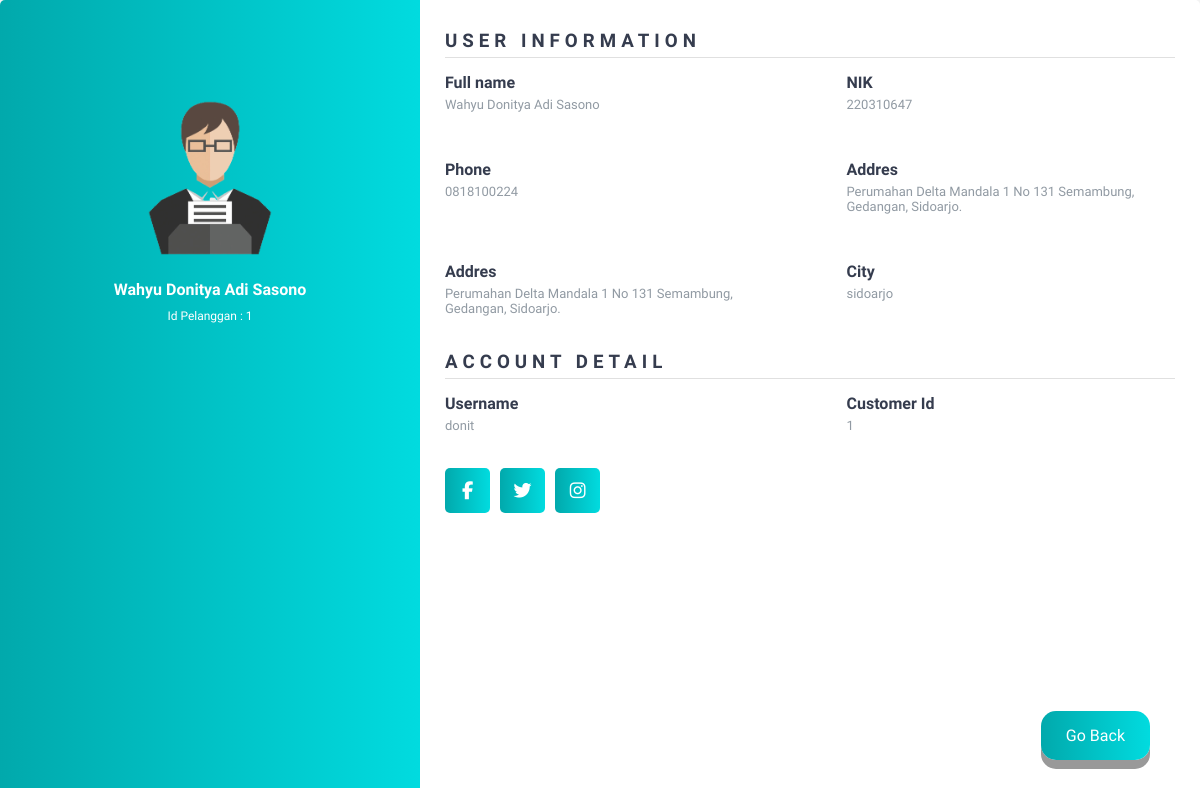
The app's page /user-profile.php (signed in), older data.
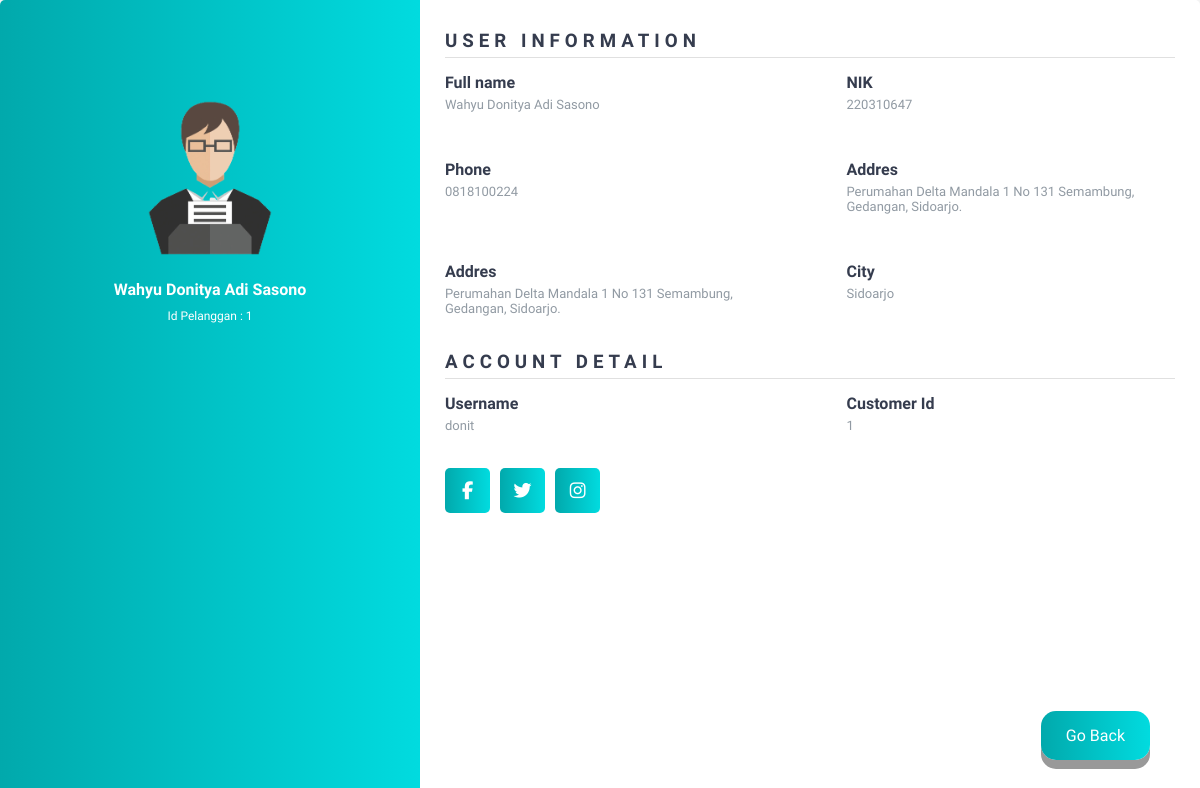
The same page, newer data.
### tables this page shows
CREATE TABLE `penyewa` (
  `id` int(20) NOT NULL,
  `nik` int(20) NOT NULL,
  `username` varchar(100) NOT NULL,
  `password` varchar(100) NOT NULL,
  `nama` varchar(100) NOT NULL,
  `no_telp` varchar(100) NOT NULL,
  `alamat` varchar(100) NOT NULL,
  `kota` varchar(255) NOT NULL,
  `email` varchar(255) NOT NULL
);

### user-profile.php (the view, shortened to what this page needs)
<?php
    require_once("connection.php");
    $userid = $_SESSION['id'];
    $stmt = $pdo -> prepare("SELECT * FROM penyewa where id like :id");
    $stmt->BindParam(":id",$userid);
    $stmt->execute();
    $users = $stmt->fetch(PDO::FETCH_ASSOC);
?>
<!DOCTYPE html>
<html lang="en">
<head>
    <link rel="stylesheet" href="user-profile.css">
</head>
<body>
    <div class="container">
        <div class="left">
            <img src="Asset/userProf.png"
            alt="user" width="250" >
            <h4><?= $users['nama'] ?></h4>
            <p>Id Pelanggan : <?= $users['id']?></p>
        </div>
        <div class="right">
            <div class="info">
                <h3>User Information</h3>
                <div class="info_data">
                    <div class="data">
                        <h4>Full name</h4>
                        <p><?= $users['nama'] ?></p>
                    </div>
                    <div class="data">
                        <h4>NIK</h4>
                        <p><?= $users['nik'] ?></p>
                    </div>
                </div> <br><br>
                <div class="info_data">
                    <div class="data">
                        <h4>Phone</h4>
                        <p><?= $users['no_telp'] ?></p>
                    </div>
                    <div class="data">
                        <h4>Addres</h4>
                        <p><?= $users['alamat'] ?></p>
                    </div>
                </div> <br><br>
                <div class="info_data">
                    <div class="data">
                        <h4>Addres</h4>
                        <p><?= $users['alamat'] ?></p>
                    </div>
                    <div class="data">
                        <h4>City</h4>
                        <p><?= $users['kota'] ?></p>
                    </div>
                </div>
            </div>
            <div class="detail">
                <h3>Account Detail</h3>
                <div class="detail_data">
                    <div class="data">
                        <h4>Username</h4>
                        <p><?= $users['username'] ?></p>
                    </div>
                    <div class="data">
                        <h4>Customer Id</h4>
                        <p><?= $users['id'] ?></p>
                </div>
                </div>
            </div>
            <div class="social_media">
                <ul>
                    <li><a href="https://id-id.facebook.com/"><i class="fab fa-facebook-f"></i></a></li>
                    <li><a href="https://twitter.com/i/flow/login"><i class="fab fa-twitter"></i></a></li>
                    <li><a href="https://www.instagram.com/doniitt/"><i class="fab fa-instagram"></i></a></li>
                </ul>
            </div>
            <button class ="button" >
                <a href="user.php" style="text-decoration : none; color : white;">
                    Go Back
                </a>
            </button>
        </div>
    </div>
</body>
</html>

Row changes from the older to the newer data that the page shows:
changed penyewa "Wahyu Donitya Adi Sasono": kota "sidoarjo" → "Sidoarjo"
